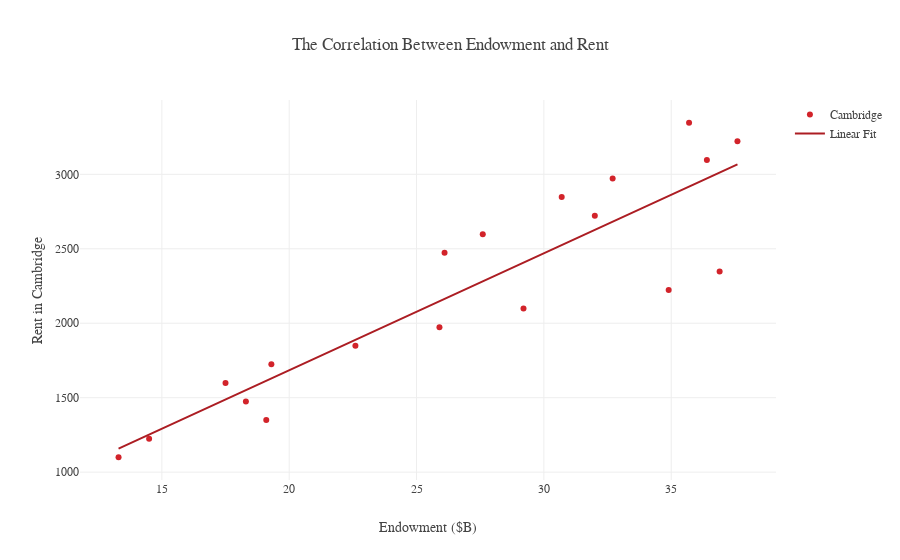

Notebook code cell kept with this figure:
### Code cell
endow_rent = grapher(x, y, "Cambridge", "The Correlation Between Endowment and Rent", "Rent in Cambridge", "Endowment ($B)", "endow_rent")
causal_endow_rent = X.zplot(x='x', y='y', z=['z1', 'z2'], z_types={'z1': 'c', 'z2': 'c'}, kind='line', title='The Controlled Correlation Between Endowment and Rent')
causal_endow_rent.set(xlabel="Endowment ($)", ylabel="Rent in Cambridge ($)")
fig = causal_endow_rent.get_figure()
fig.savefig('images/rent_endow.svg', format='svg', dpi=1200, bbox_inches='tight')

### Figure 1 — Plotly figure (JSON) as saved in the notebook; plotly's stock layout.template omitted (floating-point values rounded to 4 significant figures)
{"data": [{"marker": {"color": "#D2232A"}, "mode": "markers", "name": "Cambridge", "type": "scatter", "uid": "7fff35", "x": [13.3, 14.5, 19.1, 18.3, 17.5, 19.3, 22.6, 25.9, 29.2, 34.9, 36.9, 26.1, 27.6, 32, 30.7, 32.7, 36.4, 37.6, 35.7], "y": [1100, 1225.0, 1350.0, 1474.0, 1599.0, 1724, 1849.0, 1974.0, 2098.0, 2223.0, 2348, 2473.0, 2598.0, 2722.0, 2847.0, 2972, 3097.0, 3222.0, 3346.0]}, {"marker": {"color": "#AC1D23"}, "mode": "lines", "name": "Linear Fit", "type": "scatter", "uid": "f15858", "x": [13.3, 14.5, 19.1, 18.3, 17.5, 19.3, 22.6, 25.9, 29.2, 34.9, 36.9, 26.1, 27.6, 32, 30.7, 32.7, 36.4, 37.6, 35.7], "y": [1158.0, 1252.0, 1614.0, 1551.0, 1488.0, 1629.0, 1889.0, 2148.0, 2407.0, 2855.0, 3012.0, 2164.0, 2281.0, 2627.0, 2525.0, 2682.0, 2973.0, 3067.0, 2918.0]}], "layout": {"autosize": true, "font": {"family": "Gotham", "size": 12}, "title": "The Correlation Between Endowment and Rent", "xaxis": {"autorange": true, "range": [11.78, 39.12], "title": "Endowment ($B)", "type": "linear"}, "yaxis": {"autorange": true, "range": [935.5, 3511.0], "title": "Rent in Cambridge", "type": "linear"}}}
